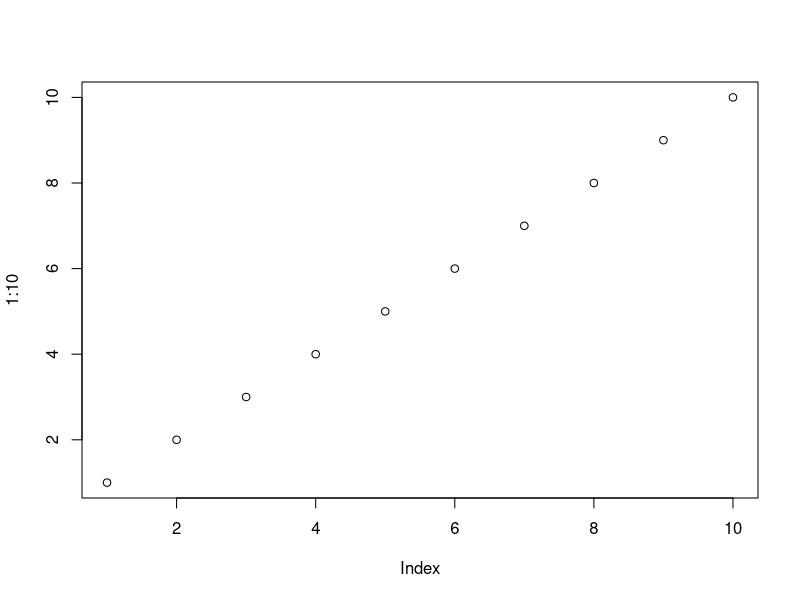
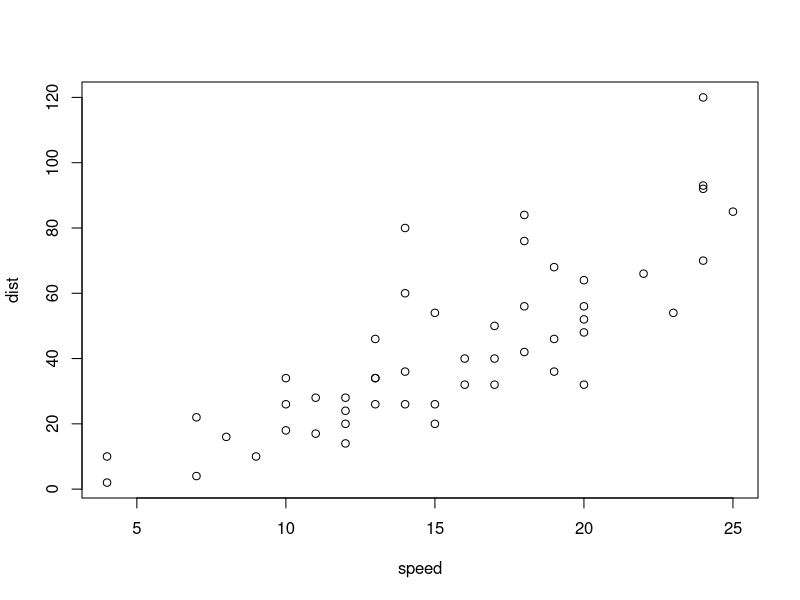

Source code (R) for these figures, in order:
## ---- chunk 1
plot(1:10)
## ---- chunk 2
plot(cars)
